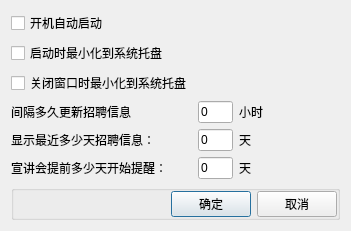
<?xml version="1.0" encoding="UTF-8"?>
<ui version="4.0">
 <class>DialogSet</class>
 <widget class="QDialog" name="DialogSet">
  <property name="geometry">
   <rect>
    <x>0</x>
    <y>0</y>
    <width>351</width>
    <height>215</height>
   </rect>
  </property>
  <property name="windowTitle">
   <string>设置</string>
  </property>
  <layout class="QGridLayout" name="gridLayout">
   <item row="0" column="0" colspan="2">
    <widget class="QCheckBox" name="checkBoxAutoRun">
     <property name="text">
      <string>开机自动启动</string>
     </property>
    </widget>
   </item>
   <item row="1" column="0" colspan="3">
    <widget class="QCheckBox" name="checkBoxStartMin">
     <property name="text">
      <string>启动时最小化到系统托盘</string>
     </property>
    </widget>
   </item>
   <item row="2" column="0" colspan="2">
    <widget class="QCheckBox" name="checkBoxCloseMin">
     <property name="text">
      <string>关闭窗口时最小化到系统托盘</string>
     </property>
    </widget>
   </item>
   <item row="6" column="0" colspan="2">
    <widget class="QLabel" name="label_11">
     <property name="text">
      <string>显示最近多少天招聘信息：</string>
     </property>
    </widget>
   </item>
   <item row="6" column="2">
    <widget class="QLineEdit" name="lineEditRecordDays">
     <property name="maximumSize">
      <size>
       <width>50</width>
       <height>16777215</height>
      </size>
     </property>
     <property name="text">
      <string>0</string>
     </property>
    </widget>
   </item>
   <item row="6" column="3" colspan="2">
    <widget class="QLabel" name="label_10">
     <property name="text">
      <string>天</string>
     </property>
    </widget>
   </item>
   <item row="7" column="0" colspan="2">
    <widget class="QLabel" name="label_6">
     <property name="text">
      <string>宣讲会提前多少天开始提醒：</string>
     </property>
    </widget>
   </item>
   <item row="7" column="2">
    <widget class="QLineEdit" name="lineEditAheadDays">
     <property name="maximumSize">
      <size>
       <width>50</width>
       <height>16777215</height>
      </size>
     </property>
     <property name="text">
      <string>0</string>
     </property>
    </widget>
   </item>
   <item row="7" column="3" colspan="2">
    <widget class="QLabel" name="label_7">
     <property name="text">
      <string>天</string>
     </property>
    </widget>
   </item>
   <item row="9" column="0" colspan="5">
    <widget class="QGroupBox" name="groupBox">
     <property name="title">
      <string/>
     </property>
     <property name="qssGroup" stdset="0">
      <string>NoBorder</string>
     </property>
     <layout class="QHBoxLayout" name="horizontalLayout">
      <property name="topMargin">
       <number>0</number>
      </property>
      <property name="rightMargin">
       <number>0</number>
      </property>
      <property name="bottomMargin">
       <number>0</number>
      </property>
      <item>
       <spacer name="horizontalSpacer_2">
        <property name="orientation">
         <enum>Qt::Horizontal</enum>
        </property>
        <property name="sizeHint" stdset="0">
         <size>
          <width>200</width>
          <height>20</height>
         </size>
        </property>
       </spacer>
      </item>
      <item>
       <widget class="QPushButton" name="btnOK">
        <property name="text">
         <string>确定</string>
        </property>
       </widget>
      </item>
      <item>
       <widget class="QPushButton" name="btnCancel">
        <property name="text">
         <string>取消</string>
        </property>
       </widget>
      </item>
     </layout>
    </widget>
   </item>
   <item row="8" column="0">
    <spacer name="verticalSpacer">
     <property name="orientation">
      <enum>Qt::Vertical</enum>
     </property>
     <property name="sizeHint" stdset="0">
      <size>
       <width>20</width>
       <height>40</height>
      </size>
     </property>
    </spacer>
   </item>
   <item row="3" column="0">
    <widget class="QLabel" name="label_13">
     <property name="text">
      <string>间隔多久更新招聘信息</string>
     </property>
    </widget>
   </item>
   <item row="3" column="2">
    <widget class="QLineEdit" name="lineEditIntervalHours">
     <property name="maximumSize">
      <size>
       <width>50</width>
       <height>16777215</height>
      </size>
     </property>
     <property name="text">
      <string>0</string>
     </property>
    </widget>
   </item>
   <item row="3" column="3">
    <widget class="QLabel" name="label_12">
     <property name="text">
      <string>小时</string>
     </property>
    </widget>
   </item>
  </layout>
 </widget>
 <resources/>
 <connections/>
</ui>
